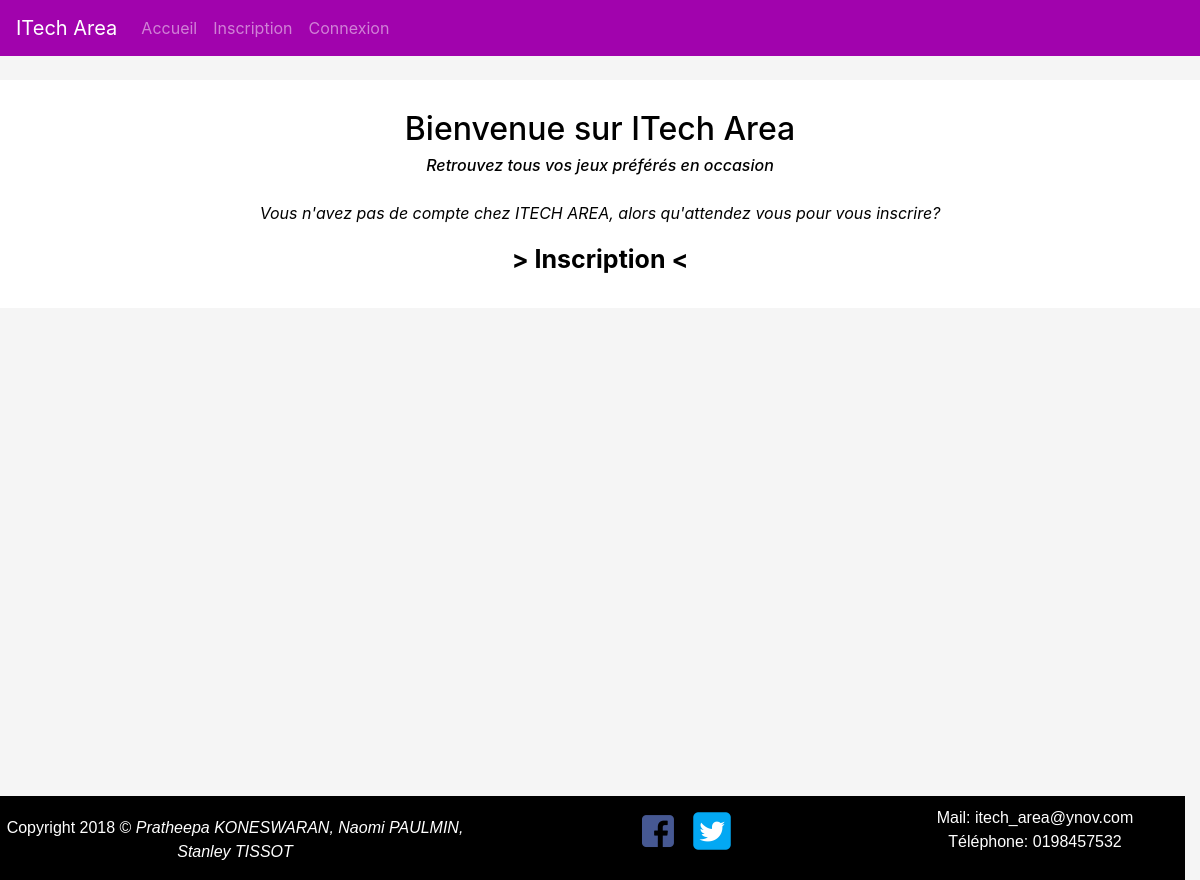
The app's page /, older data.
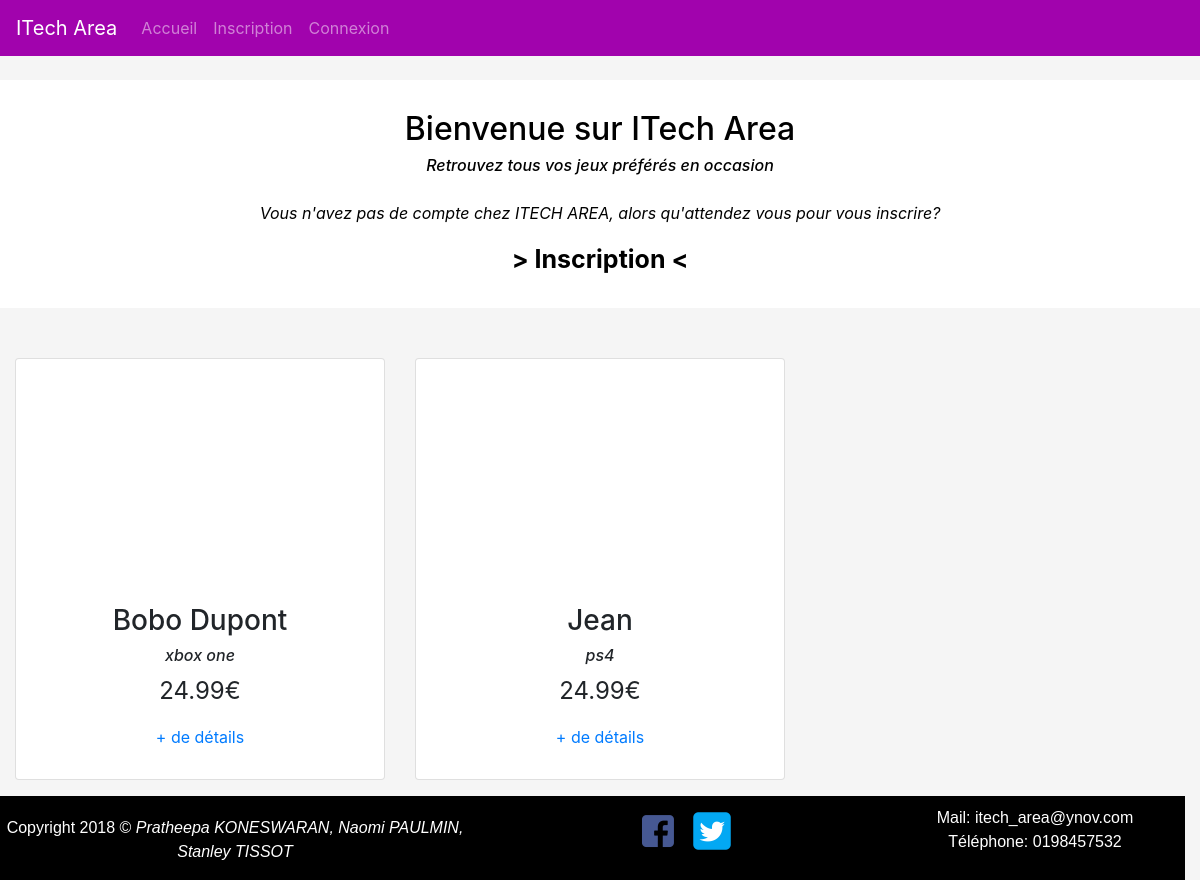
The same page, newer data.
### tables this page shows
CREATE TABLE IF NOT EXISTS `item` (
  `id_item` int(11) NOT NULL AUTO_INCREMENT,
  `date` date DEFAULT NULL,
  `name` varchar(100) NOT NULL,
  `category` varchar(30) NOT NULL,
  `brand` varchar(30) NOT NULL,
  `price` decimal(4,2) NOT NULL,
  `status` varchar(15) NOT NULL,
  `description` text,
  `receipt` varchar(3) DEFAULT NULL,
  `warrantly` varchar(3) DEFAULT NULL,
  `purchase_date` date DEFAULT NULL,
  `delivery` varchar(50) DEFAULT NULL,
  `id_seller` int(11) NOT NULL,
  `photo` varchar(255) NOT NULL,
  `id_buyer` int(11) DEFAULT NULL,
  `id_rating` int(11) DEFAULT NULL,
  PRIMARY KEY (`id_item`),
  KEY `FK_item_id_user` (`id_seller`),
  KEY `FK_item_id_user_1` (`id_buyer`),
  KEY `FK_item_id_rating` (`id_rating`)
);

### index.php (the view, shortened to what this page needs)
<?php
require('./includes/init.php');
include('./includes/header.php');
?>
<div class="accueil">
    <h2>Bienvenue sur ITech Area</h2>
    <h6><i>Retrouvez tous vos jeux préférés en occasion</i></h6>
<?php
if (!isset($_SESSION['id'])){
    ?>
    <p><i>Vous n'avez pas de compte chez ITECH AREA, alors qu'attendez vous pour vous inscrire?</i></p>
        <a id="inscription" href="inscription.php"> > Inscription < </a>
    <?php
}
?>
    </div>
<section id="benefit-fluid-6col-2row" class="pt-125 pb-125 text-center light">
    <div class="container-fluid pad-x2">
        <div class="row">
                <?php
                $req = $db->query("SELECT * FROM item ORDER BY date desc");
                $items = $req->fetchAll();
                foreach ($items as $item) {
                if(empty($item['id_buyer'])){
                ?>
                    <div class="col-xs-12 col-sm-12 col-md-6 col-lg-4 produit">
                <div class="card card-simple">
                    <h3><?php echo $item['name'] ?></h3>
                    <h6><i><?php echo $item['category'] ?></i></h6>
                    <p><?php echo $item['price'] ?>€</p>
                    <a href="page_produit.php?id_item=<?php echo $item['id_item'];?>">+ de détails</a>
                </div>
            </div>
                    <?php
                }
                }
                ?>
        </div>
    </div>
</section>
</body>
</html>

Row changes from the older to the newer data that the page shows:
added item: name "Bobo Dupont", category "xbox one", price "24.99"
added item: name "Jean", category "ps4", price "24.99"
